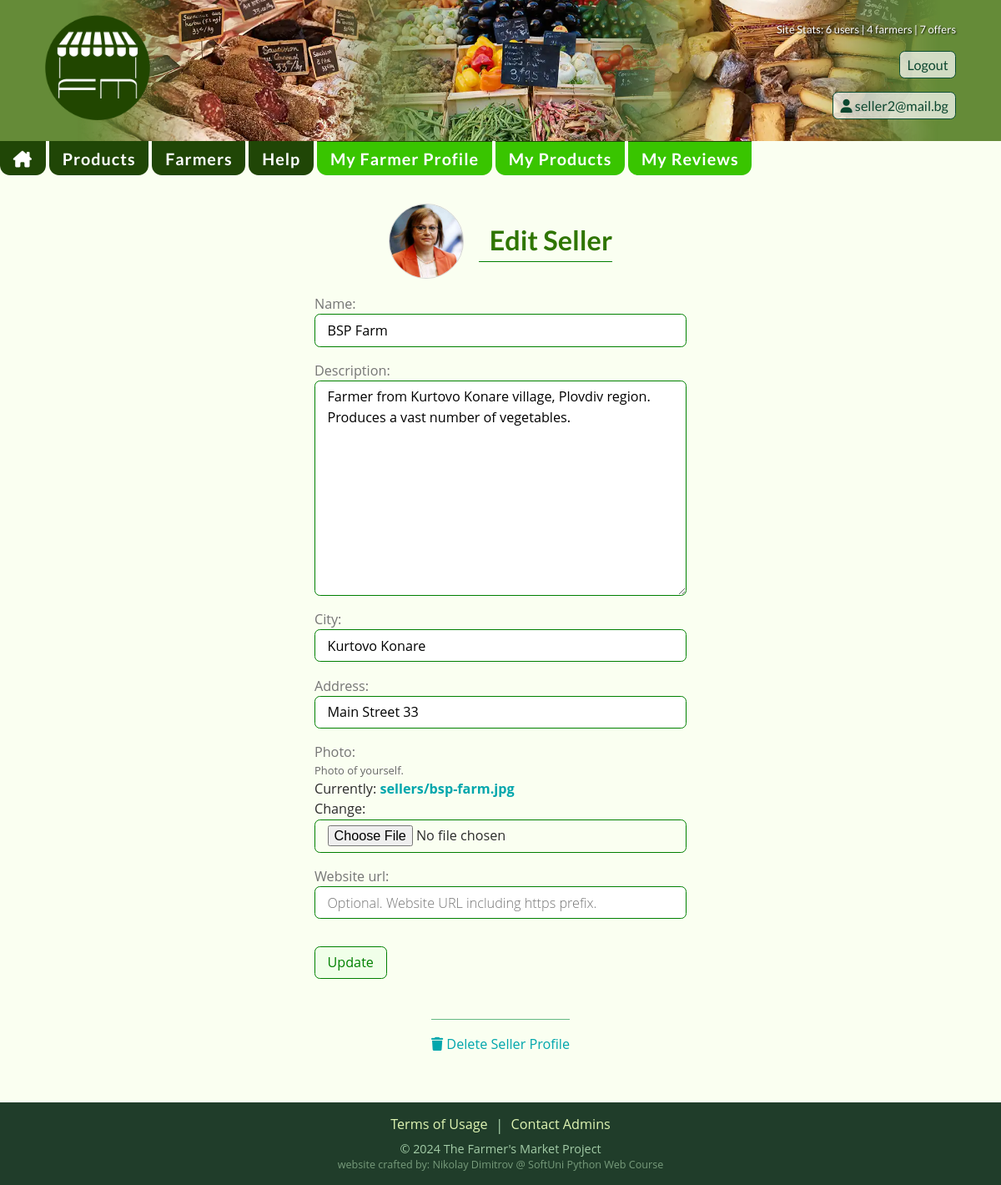
/sellers/seller/2/update/ (signed in), run on the app's committed database.
### accounts/models.py (models this page shows, shortened)
class AccountUser(AbstractBaseUser, PermissionsMixin):
    email = models.EmailField(
        unique=True,
        error_messages={
            'unique': _('User with this email already exists!'),
        }
    )
    is_staff = models.BooleanField(
        _("staff status"),
        default=False,
        help_text=_("Designates whether the user can log into this admin site."),
    )
    is_active = models.BooleanField(
        _("active"),
        default=True,
        help_text=_(
            "Designates whether this user should be treated as active. "
            "Unselect this instead of deleting accounts."
        ),
    )
    date_joined = models.DateTimeField(_("date joined"), default=timezone.now)
    USERNAME_FIELD = 'email'
    objects = AccountUserManager()

### sellers/models.py (models this page shows, shortened)
class Seller(models.Model):
    name = models.CharField(
        max_length=30,
        validators=[
            MinLengthValidator(5),
        ],
        unique=True,
        error_messages={
            'unique': _('Seller with this name already exists. Please choose another name!'),
        },
        help_text='Farm or farmer name. ',
    )
    description = models.TextField(
        help_text='A brief farm description and you as a farmer.',
        validators=[
            MinLengthValidator(20),
        ],
    )
    city = models.CharField(
        max_length=40,
        help_text='City or village name the farm is allocated near.',
    )
    address = models.CharField(
        max_length=50,
        help_text='Address of the farm.',
    )
    photo = models.ImageField(
        upload_to='sellers/',
        validators=(image_size_validator,),
        help_text='Photo of yourself.',
    )
    website_url = models.URLField(
        null=True,
        blank=True,
        help_text='Optional. Website URL including https prefix.',
    )
    approved = models.BooleanField(
        default=False
    )
    account = models.ForeignKey(
        to=AccountUser,
        related_name='sellers',
        on_delete=models.CASCADE,
    )

### sellers/views.py (the view, shortened to what this page needs)
# urls.py: path('update/', views.SellerUpdateView.as_view(), name='seller-update'),
class SellerUpdateView(LoginRequiredMixin, UserPassesTestMixin, views.UpdateView):
    model = Seller
    form_class = SellerUpdateForm
    template_name = 'sellers/seller-update.html'
    def test_func(self):
        seller = self.get_object()
        return seller.account == self.request.user

### sellers/forms.py
class SellerUpdateForm(BaseSellerForm):
    pass

### fMarket/context_processors.py (called while the page is built)
def seller_pk(request):
    if request.user.is_authenticated:
        try:
            seller = Seller.objects.get(account=request.user)
            return {'seller_pk': seller.pk}
        except Seller.DoesNotExist:
            pass
    return {'seller_pk': None}

def seller_approved(request):
    if request.user.is_authenticated:
        try:
            Seller.objects.get(account=request.user, approved=True)
            return {'seller_approved': True}
        except Seller.DoesNotExist:
            pass
    return {'seller_approved': False}

def account_complete(request):
    if request.user.is_authenticated:
        user = Profile.objects.get(pk=request.user)
        try:
            if (user.first_name is None or user.last_name is None
                    or user.phone_number is None or user.country is None):
                return {'account_complete': False}
        except user.DoesNotExist:
            pass
    return {'account_complete': True}

def site_stats(request):
    num_users = UserModel.objects.all().count()
    num_sellers = Seller.objects.all().count()
    num_products = Product.objects.all().count()
    data = {
        'number_of_users': num_users,
        'number_of_sellers': num_sellers,
        'number_of_products': num_products,
    }
    return data

def user_wrote_review(request):
    if not request.user.is_authenticated or not hasattr(request, 'product'):
        return {'user_wrote_review': False}
    product = request.product
    user_review_exists = Review.objects.filter(product=product, owner=request.user).exists()
    return {'user_wrote_review': user_review_exists}

### fMarket/mixins.py (called while the page is built)
    def set_placeholder(self):
        for field_name, field in self.fields.items():
            if isinstance(field.widget, (Select, FileInput)):
                continue
            placeholder = field.label or field.name.replace('_', ' ').capitalize()
            if field.help_text:
                placeholder = field.help_text
                field.help_text = ''
            field.widget.attrs['placeholder'] = placeholder

### templates/sellers/seller-update.html (shortened to what this page needs)
{% extends 'base.html' %}
{% load static %}
{% block content %}
    {% if user.is_authenticated and seller_pk == object.pk %}
        <div class="seller-header-wrapper">
            <img class="photo-round-small" src="{{ object.photo.url }}" alt="{{ object.name }}">
            <h1>Edit Seller</h1>
        </div>
        <div class="form-container">
            <form method="post" enctype="multipart/form-data">
                {{ form }}
                <button>Update</button>
            </form>
        <div class="account-links">
            <a href="{% url 'seller-delete' pk=seller_pk %}">
                <i class="fa-solid fa-trash"></i> Delete Seller Profile</a>
        </div>
        </div>
    {% else %}
        <div class="seller-header-wrapper">
            <h1>Access Denied</h1>
        </div>
        <p>You can edit only your own profile!</p>
    {% endif %}
{% endblock %}

### templates/base.html (shortened to what this page needs)
{% load static %}
<!DOCTYPE html>
<html lang="en">
<head>
    <link rel="stylesheet" href="{% static 'css/styles.css' %}"/>
</head>
<body>
<header>
    <a href="{% url 'index' %}" title="Farmers Market - Farm Products Marketplace"
    ><img
            class="logo"
            src="{% static 'img/fm-logo.png' %}"
            alt="logo"
    /></a>
    <div class="header-right">
        <section class="site-stats">
            Site Stats: {{ number_of_users }} users | {{ number_of_sellers }} farmers | {{ number_of_products }} offers
        </section>
        {% if request.user.profile %}
            <form method="post" action="{% url 'logout' %}">
                <button type="submit">Logout</button>
            </form>
            <div class="header-links">
                <a href="{% url 'edit-user' pk=request.user.pk %}" title="Profile Details">
                    <i class="fa-solid fa-user"></i> {{ request.user.email }}</a>
            </div>
        {% else %}
            <div class="header-links">
                <a href="{% url 'login' %}" title="Login">Login</a>
                <a href="{% url 'register' %}" title="Create Account">Register</a>
            </div>
        {% endif %}
    </div>
</header>
<nav>
    <div class="nav-wrapper">
        <a href='{% url 'index' %}' title='Farmers Market home'><i class="fa-solid fa-house-chimney"></i></a>
        <a href='{% url 'products' %}' title='Products offered'>Products</a>
        <a href='{% url 'sellers' %}' title='Registered Farmers'>Farmers</a>
        <a href="{% url 'topics' %}" title="">Help</a>
        {% if seller_pk %}
            <a class="seller-button" href="{% url 'seller-details' pk=seller_pk %}" title="">My Farmer Profile</a>
            <a class="seller-button" href="{% url 'seller-products' pk=seller_pk %}" title="">My Products</a>
        {% endif %}
        {% if user.is_authenticated %}
            <a class="seller-button" href="{% url 'list-reviews' %}" title="">My Reviews</a>
        {% endif %}
    </div>
</nav>
<main>
    {% block content %}
    {% endblock %}
</main>
<footer>
    <div class="footer-links">
        <a href="{% url 'terms' %}">Terms of Usage</a> | <a href="{% url 'contact' %}">Contact Admins</a>
    </div>
    <p>© 2024 The Farmer's Market Project</p>
    <p>website crafted by: Nikolay Dimitrov @ SoftUni Python Web Course</p>
</footer>
</body>
</html>

### static/css/root.css (style rules this page uses)
html { font-family: "Lato", Verdana, sans-serif; font-size: 16px; line-height: 1.5; color: #2c2c2c; }
@media (min-width: 420px) { html { font-size: 17px; } }
@media (min-width: 1200px) { html { font-size: 18px; } }
body { background-color: #fafff1; width: 100%; }
::placeholder { font-weight: 300; }
h1 { font-size: 1.6em; font-weight: 700; color: rgb(47, 117, 0); margin: 0.5em 0; border-bottom: 1px solid green; padding-left: 0.4em; }
@media (min-width: 960px) { h1 { font-size: 1.8em; } }
input, textarea { border-radius: 0.2em; outline: none; }
main a { color: rgb(0, 166, 172); font-weight: 700; text-decoration: none; }

### static/css/header.css (style rules this page uses)
header { width: 100%; min-height: 20vh; padding: 1em; text-align: center; display: flex; flex-direction: column; align-items: center; justify-content: space-between; gap: 0.2em; flex-wrap: wrap; background-color: rgb(101, 139, 56); }
@media (min-width: 800px) { header { background-image: url("/static/img/header-bg.webp"); background-size: cover; background-repeat: no-repeat; background-position: center; flex-direction: row; gap: 2em; padding: 1em 3em; } }
.logo { width: 7em; height: 7em; }
.header-right { font-size: 0.9em; color: rgb(255, 255, 255); display: flex; flex-direction: column; align-items: center; gap: 0.5em; }
@media (min-width: 800px) { .header-right { align-items: flex-end; gap: 1em; } }
.header-links { display: flex; flex-direction: row; align-items: flex-end; gap: 0.8em; }
.header-right a, .header-right button { display: block; padding: 0.2em 0.5em; color: rgb(12, 70, 47); background-color: rgba(255, 255, 255, 0.7); text-decoration: none; border: 1px solid rgb(12, 78, 53); border-radius: 0.4em; transition: 0.3s ease; }
.site-stats { font-size: 0.8em; width: 100%; text-align: right; color: white; text-shadow: 1px 1px 2px rgba(0, 0, 0, 0.9) }

### static/css/nav.css (style rules this page uses)
nav { min-height: 6vh; }
.nav-wrapper { font-weight: 700; font-size: 1.1em; width: 100%; max-width: 1200px; margin: 0.2em auto; display: flex; flex-direction: row; flex-wrap: wrap; gap: 0.2em; justify-content: center; }
.nav-wrapper a { padding: 0.3em 0.8em 0.2em 0.8em; text-decoration: none; letter-spacing: 0.05em; background-color: #204606; color: white; border-top: 0; border-radius: 0.6em; transition: 0.3s ease; }
.nav-wrapper a:nth-of-type(5), .nav-wrapper a:nth-of-type(6), .nav-wrapper a:nth-of-type(7) { background-color: rgb(57, 197, 0); }
@media (min-width: 800px) { .nav-wrapper { justify-content: flex-start; margin: 0 auto; } }
@media (min-width: 800px) { .nav-wrapper a { border-top: 1px solid #204606; border-radius: 0 0 0.6em 0.6em; } }

### static/css/main.css (style rules this page uses)
main { padding: 0.5em; max-width: 1200px; min-height: 56vh; margin: 0 auto; }
@media (min-width: 800px) { main { min-height: 63vh; } }
form .helptext { font-size: 0.8em; color: #666666; }
.form-container { font-family: "Open Sans", Verdana, sans-serif; font-size: 0.9em; width: fit-content; max-width: 40em; margin: 0 auto; display: flex; flex-direction: column; justify-content: center; align-items: center; }
.form-container form { display: flex; flex-direction: column; gap: 1em; }
.form-container form label { font-weight: 400; color: #757575; }
.form-container form input, .form-container form textarea, .form-container form select, .form-container form button { width: 100%; display: block; padding: 0.4em 0.9em; border: 1px solid green; border-radius: 0.4em; outline: none; }
.form-container form button { display: inline-block; width: fit-content; color: green; background-color: #f0ffe9; cursor: pointer; transition: 0.3s ease; margin: 1em 0; }
.account-links { display: flex; flex-direction: row; justify-content: center; gap: 1.5em; flex-wrap: wrap; margin: 2em 0; padding: 1em 0; border-top: 1px solid #64b984; }
.account-links a { font-weight: normal; }

### static/css/sellers.css (style rules this page uses)
.seller-header-wrapper { margin: 1em 0; display: flex; flex-direction: row; flex-wrap: wrap; gap: 1em; justify-content: center; align-items: center; }
.photo-round-small { object-fit: cover; width: 5em; height: 5em; border-radius: 50%; overflow: hidden; border: 1px solid lightgray; }

### data on the page
AccountUser: user.email "seller2@mail.bg"
Seller: photo (picture), name "BSP Farm", description "Farmer from Kurtovo Konare village, Plovdiv region. Produces a vast number of vegetables.", city "Kurtovo Konare", address "Main Street 33"

### other printed values
{{ number_of_users }} "6"
{{ number_of_sellers }} "4"
{{ number_of_products }} "7"
